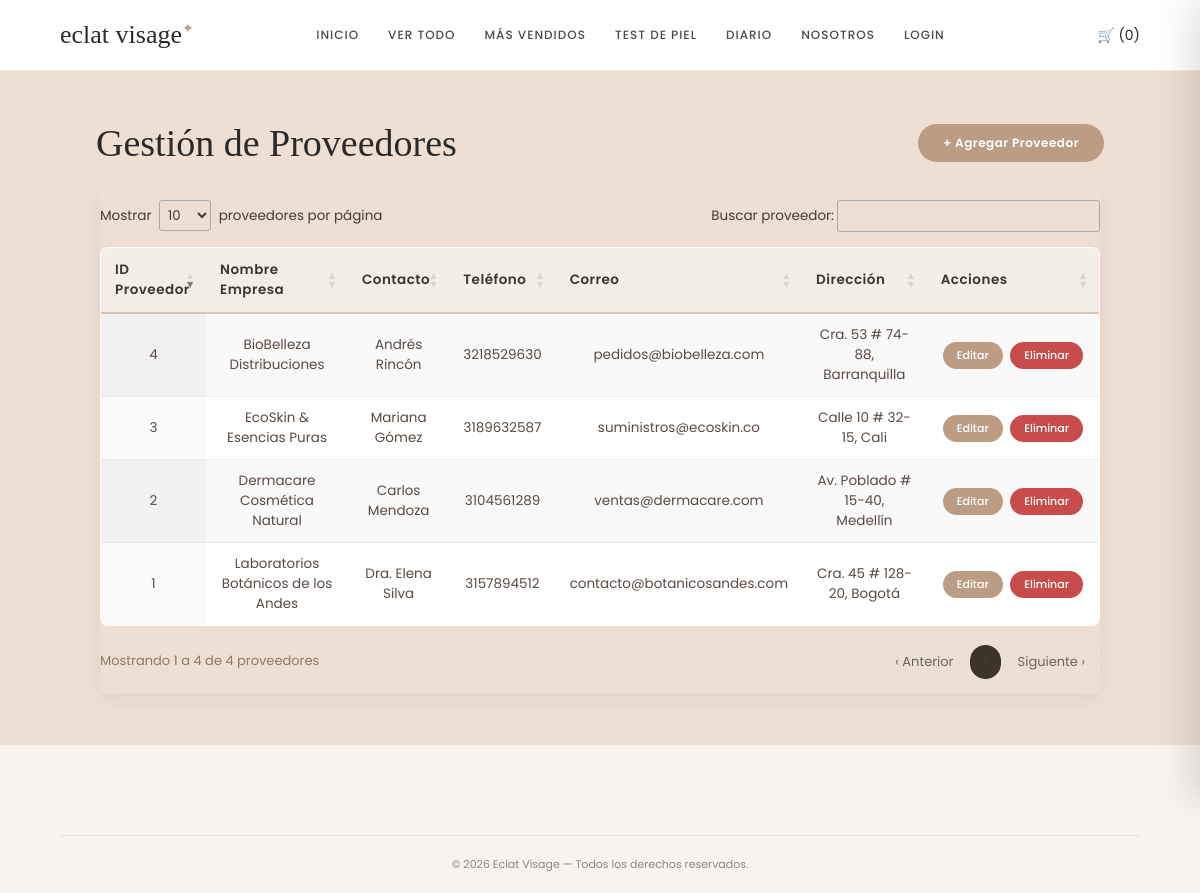
Screenshot of /CRUD/proveedores_crud.php (signed in) with the database file from the repository.
### tables this page shows
CREATE TABLE `proveedores` (
  `id_proveedor` int(11) NOT NULL AUTO_INCREMENT,
  `nombre_empresa` varchar(150) NOT NULL,
  `contacto` varchar(150) DEFAULT NULL,
  `telefono` varchar(50) DEFAULT NULL,
  `correo` varchar(150) DEFAULT NULL,
  `direccion` varchar(255) DEFAULT NULL,
  PRIMARY KEY (`id_proveedor`)
);

### CRUD/proveedores_crud.php (the view, shortened to what this page needs)
<?php
include("conexion.php");
$sql = "SELECT * FROM proveedores ORDER BY id_proveedor DESC";
$resultado = $conexion->query($sql);
?>
<!DOCTYPE html>
<html lang="es">
<head>
    <link rel="stylesheet" href="../estilos.css">
    <link rel="stylesheet" href="https://cdn.datatables.net/1.13.7/css/jquery.dataTables.min.css">
</head>
<body>
    <header class="header">
        <div class="logo">eclat visage<span>✦</span></div>
        <nav class="nav">
            <a href="../index.html">INICIO</a>
            <a href="../tienda.html">VER TODO</a>
            <a href="../mas-vendidos.html">MÁS VENDIDOS</a>
            <a href="../test.html">TEST DE PIEL</a>
            <a href="../blog.html">DIARIO</a>
            <a href="../nosotros.html">NOSOTROS</a>
        </nav>
        <div class="header-iconos">
            <span id="contador-carrito">🛒 (0)</span>
        </div>
    </header>
    <main class="panel-cliente">
        <div style="display: flex; justify-content: space-between; align-items: center; margin-bottom: 20px; flex-wrap: wrap; gap: 10px;">
            <h1 style="margin: 0;">Gestión de Proveedores</h1>
            <a href="proveedores_agregar.php" class="btn-agregar" style="margin: 0;">+ Agregar Proveedor</a>
        </div>
        <div class="tabla-contenedor">
            <table id="tabla-proveedores" class="tabla-clientes display" style="width:100%;">
                <thead>
                    <tr>
                        <th>ID Proveedor</th>
                        <th>Nombre Empresa</th>
                        <th>Contacto</th>
                        <th>Teléfono</th>
                        <th>Correo</th>
                        <th>Dirección</th>
                        <th>Acciones</th>
                    </tr>
                </thead>
                <tbody>
                    <?php if ($resultado && $resultado->num_rows > 0): ?>
                        <?php while ($row = $resultado->fetch_assoc()): ?>
                            <tr>
                                <td><?php echo $row['id_proveedor']; ?></td>
                                <td><?php echo htmlspecialchars($row['nombre_empresa']); ?></td>
                                <td><?php echo htmlspecialchars($row['contacto'] ?? ''); ?></td>
                                <td><?php echo htmlspecialchars($row['telefono'] ?? ''); ?></td>
                                <td><?php echo htmlspecialchars($row['correo'] ?? ''); ?></td>
                                <td><?php echo htmlspecialchars($row['direccion'] ?? ''); ?></td>
                                <td class="acciones-cell">
                                    <a href="proveedores_editar.php?id=<?php echo $row['id_proveedor']; ?>" class="btn-accion">Editar</a>
                                    <a href="proveedores_eliminar.php?id=<?php echo $row['id_proveedor']; ?>" class="btn-eliminar">Eliminar</a>
                                </td>
                            </tr>
                        <?php endwhile; ?>
                    <?php endif; ?>
                </tbody>
            </table>
        </div>
    </main>
    <footer class="footer">
        <div class="copyright">
            © 2026 Eclat Visage — Todos los derechos reservados.
        </div>
    </footer>
</body>
</html>

### estilos.css (style rules this page uses)
* { margin: 0; padding: 0; box-sizing: border-box; }
body { font-family: 'Poppins', sans-serif; background-color: #fcfbfa; color: #2c2a29; min-height: 100vh; display: flex; flex-direction: column; }
.header { display: flex; justify-content: space-between; align-items: center; padding: 20px 5%; background-color: #ffffff; border-bottom: 1px solid #f2ede7; }
.logo { font-family: 'Playfair Display', serif; font-size: 26px; font-weight: 500; }
.logo span { font-size: 14px; color: #bc9c82; vertical-align: super; }
.nav { display: flex; align-items: center; flex-wrap: wrap; gap: 5px; }
.nav a { text-decoration: none; color: #4a4a4a; font-size: 12px; font-weight: 500; margin: 0 12px; letter-spacing: 1px; transition: color 0.3s ease; }
.header-iconos { display: flex; align-items: center; gap: 15px; }
.header-iconos span, .header-iconos a { cursor: pointer; font-size: 14px; text-decoration: none; color: inherit; }
.panel-cliente, main.crud-body { flex: 1; background-color: #eedfd2; padding: 50px 8%; text-align: center; }
.panel-cliente h1, main.crud-body h1 { font-family: 'Playfair Display', serif; font-size: 38px; color: #2c2a29; margin-bottom: 25px; font-weight: 500; }
.btn-agregar { background-color: #bc9c82; color: #ffffff; border: none; padding: 10px 25px; border-radius: 20px; font-weight: 600; font-size: 12px; cursor: pointer; text-decoration: none; display: inline-block; margin-bottom: 20px; letter-spacing: 0.5px; transition: background-color 0.3s ease; }
.tabla-contenedor { width: 100%; max-width: 1000px; margin: 0 auto; overflow-x: auto; box-shadow: 0 6px 20px rgba(0,0,0,0.06); border-radius: 10px; }
.tabla-clientes, .tabla-datos { width: 100%; border-collapse: collapse; background-color: #ffffff; color: #2c2a29; border-radius: 10px; overflow: hidden; }
.tabla-clientes th, .tabla-datos th { background-color: #bc9c82; color: #ffffff; padding: 14px 15px; font-size: 13px; font-weight: 600; text-align: center; letter-spacing: 0.5px; }
.tabla-clientes td, .tabla-datos td { padding: 12px 15px; border-bottom: 1px solid #f2ede7; font-size: 13px; text-align: center; }
.btn-accion, .btn-editar { background-color: #bc9c82; border: none; color: white; padding: 5px 14px; border-radius: 15px; cursor: pointer; font-size: 11px; font-weight: 500; margin: 2px; text-decoration: none; display: inline-block; transition: background-color 0.2s ease; }
.btn-eliminar { background-color: #c94c4c; border: none; color: white; padding: 5px 14px; border-radius: 15px; cursor: pointer; font-size: 11px; font-weight: 500; margin: 2px; text-decoration: none; display: inline-block; transition: background-color 0.2s ease; }
.acciones-cell { white-space: nowrap; }
.footer, .footer-crud { background-color: #f7f3ee; color: #333; padding: 50px 5% 20px; border-top: 1px solid #e8e2d9; font-size: 13px; }
.copyright { text-align: center; margin-top: 40px; padding-top: 20px; border-top: 1px solid #e8e2d9; color: #888; font-size: 11px; }
table.dataTable { border-collapse: collapse !important; border: 1px solid #e6dfd5 !important; border-radius: 8px; overflow: hidden; margin-top: 10px !important; margin-bottom: 15px !important; width: 100% !important; background: #ffffff; }
table.dataTable thead th { background-color: #f4efe6 !important; color: #3d352a !important; font-weight: 600 !important; border-bottom: 2px solid #d8c5b2 !important; padding: 12px 14px !important; font-size: 13.5px; }
table.dataTable tbody td { padding: 11px 14px !important; border-bottom: 1px solid #f0eae1 !important; color: #5a4a42 !important; font-size: 13.5px; vertical-align: middle; }

### rows the page displays
proveedores: id_proveedor "4", nombre_empresa "BioBelleza Distribuciones", contacto "Andrés Rincón", telefono "3218529630", correo "pedidos@biobelleza.com", direccion "Cra. 53 # 74-88, Barranquilla"
proveedores: id_proveedor "3", nombre_empresa "EcoSkin & Esencias Puras", contacto "Mariana Gómez", telefono "3189632587", correo "suministros@ecoskin.co", direccion "Calle 10 # 32-15, Cali"
proveedores: id_proveedor "2", nombre_empresa "Dermacare Cosmética Natural", contacto "Carlos Mendoza", telefono "3104561289", correo "ventas@dermacare.com", direccion "Av. Poblado # 15-40, Medellín"
proveedores: id_proveedor "1", nombre_empresa "Laboratorios Botánicos de los Andes", contacto "Dra. Elena Silva", telefono "3157894512", correo "contacto@botanicosandes.com", direccion "Cra. 45 # 128-20, Bogotá"
